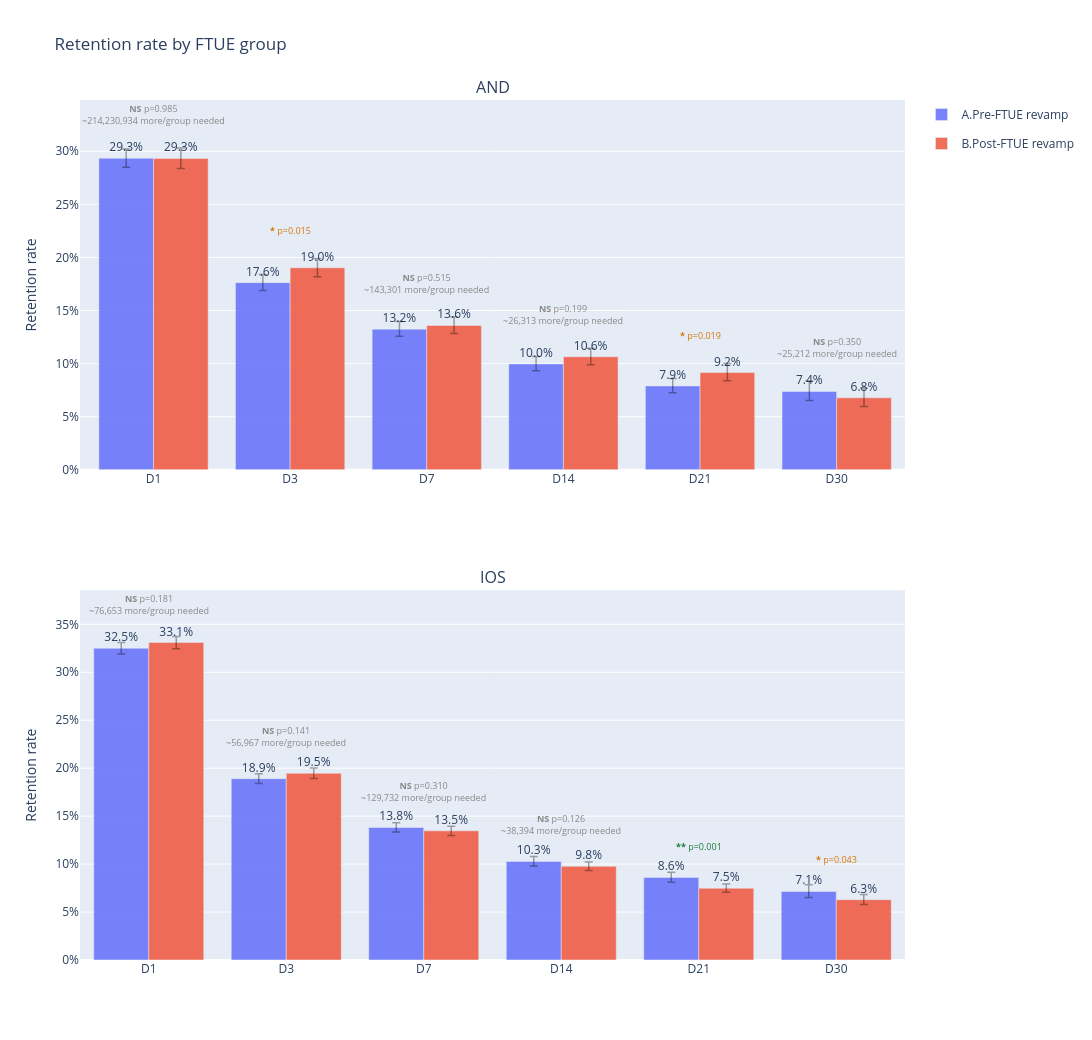

Notebook code cell kept with this figure:
### Markdown cell above
### Retention rate

### Code cell
# Bar chart: D1–D21 retention rates by FTUE group and platform (all users)
# Each Dx is tested independently with a two-proportion z-test; Wilson 95% CIs shown as error bars
dummy = plot_retention_significance(
    retention_data_total,
    title='Retention rate by FTUE group',
)

### Figure 1 — Plotly figure (JSON) as saved in the notebook; plotly's stock layout.template omitted (floating-point values rounded to 4 significant figures)
{"data": [{"customdata": [[10651, 3125], [10076, 1776], [9187, 1217], [7650, 763], [6092, 481], [3116, 230]], "error_y": {"array": [0.00872, 0.007563, 0.007086, 0.006917, 0.00704, 0.009715], "arrayminus": [0.008571, 0.007316, 0.006779, 0.006515, 0.006509, 0.008665], "color": "rgba(0,0,0,0.35)", "thickness": 1.5, "type": "data", "visible": true, "width": 4}, "hovertemplate": "%{x}: %{y:.2%}<br>n=%{customdata[0]:,} | retained=%{customdata[1]:,}<extra>A.Pre-FTUE revamp</extra>", "legendgroup": "A.Pre-FTUE revamp", "marker": {"color": "rgba(99,110,250,0.85)"}, "name": "A.Pre-FTUE revamp", "showlegend": true, "text": ["29.3%", "17.6%", "13.2%", "10.0%", "7.9%", "7.4%"], "textposition": "outside", "type": "bar", "x": ["D1", "D3", "D7", "D14", "D21", "D30"], "xaxis": "x", "y": [0.2934, 0.1763, 0.1325, 0.09974, 0.07896, 0.07381], "yaxis": "y"}, {"customdata": [[8671, 2543], [8037, 1529], [7260, 987], [6079, 647], [4827, 442], [3187, 216]], "error_y": {"array": [0.009672, 0.008728, 0.008077, 0.008002, 0.008464, 0.009257], "arrayminus": [0.009489, 0.008432, 0.007692, 0.007505, 0.007815, 0.008217], "color": "rgba(0,0,0,0.35)", "thickness": 1.5, "type": "data", "visible": true, "width": 4}, "hovertemplate": "%{x}: %{y:.2%}<br>n=%{customdata[0]:,} | retained=%{customdata[1]:,}<extra>B.Post-FTUE revamp</extra>", "legendgroup": "B.Post-FTUE revamp", "marker": {"color": "rgba(239,85,59,0.85)"}, "name": "B.Post-FTUE revamp", "showlegend": true, "text": ["29.3%", "19.0%", "13.6%", "10.6%", "9.2%", "6.8%"], "textposition": "outside", "type": "bar", "x": ["D1", "D3", "D7", "D14", "D21", "D30"], "xaxis": "x", "y": [0.2933, 0.1902, 0.136, 0.1064, 0.09157, 0.06778], "yaxis": "y"}, {"customdata": [[23491, 7635], [22353, 4226], [19966, 2759], [14879, 1530], [11052, 952], [5862, 419]], "error_y": {"array": [0.006018, 0.005186, 0.004856, 0.004983, 0.005376, 0.006879], "arrayminus": [0.005961, 0.005079, 0.004717, 0.004778, 0.005088, 0.006318], "color": "rgba(0,0,0,0.35)", "thickness": 1.5, "type": "data", "visible": true, "width": 4}, "hovertemplate": "%{x}: %{y:.2%}<br>n=%{customdata[0]:,} | retained=%{customdata[1]:,}<extra>A.Pre-FTUE revamp</extra>", "legendgroup": "A.Pre-FTUE revamp", "marker": {"color": "rgba(99,110,250,0.85)"}, "name": "A.Pre-FTUE revamp", "showlegend": false, "text": ["32.5%", "18.9%", "13.8%", "10.3%", "8.6%", "7.1%"], "textposition": "outside", "type": "bar", "x": ["D1", "D3", "D7", "D14", "D21", "D30"], "xaxis": "x2", "y": [0.325, 0.1891, 0.1382, 0.1028, 0.08614, 0.07148], "yaxis": "y2"}, {"customdata": [[21126, 6992], [20497, 3990], [19226, 2589], [17026, 1663], [13982, 1047], [8286, 521]], "error_y": {"array": [0.006376, 0.005477, 0.004898, 0.00455, 0.00448, 0.005432], "arrayminus": [0.006314, 0.005363, 0.004752, 0.004369, 0.004247, 0.005027], "color": "rgba(0,0,0,0.35)", "thickness": 1.5, "type": "data", "visible": true, "width": 4}, "hovertemplate": "%{x}: %{y:.2%}<br>n=%{customdata[0]:,} | retained=%{customdata[1]:,}<extra>B.Post-FTUE revamp</extra>", "legendgroup": "B.Post-FTUE revamp", "marker": {"color": "rgba(239,85,59,0.85)"}, "name": "B.Post-FTUE revamp", "showlegend": false, "text": ["33.1%", "19.5%", "13.5%", "9.8%", "7.5%", "6.3%"], "textposition": "outside", "type": "bar", "x": ["D1", "D3", "D7", "D14", "D21", "D30"], "xaxis": "x2", "y": [0.331, 0.1947, 0.1347, 0.09767, 0.07488, 0.06288], "yaxis": "y2"}], "layout": {"annotations": [{"font": {"size": 16}, "showarrow": false, "text": "AND", "x": 0.5, "xanchor": "center", "xref": "paper", "y": 1, "yanchor": "bottom", "yref": "paper"}, {"font": {"size": 16}, "showarrow": false, "text": "IOS", "x": 0.5, "xanchor": "center", "xref": "paper", "y": 0.43, "yanchor": "bottom", "yref": "paper"}, {"align": "center", "font": {"color": "#888888", "size": 9}, "showarrow": false, "text": "<b>NS</b> p=0.985<br>~214,230,934 more/group needed", "x": "D1", "xanchor": "center", "xref": "x", "y": 0.3209, "yanchor": "bottom", "yref": "y"}, {"align": "center", "font": {"color": "#d97706", "size": 9}, "showarrow": false, "text": "<b>*</b> p=0.015", "x": "D3", "xanchor": "center", "xref": "x", "y": 0.217, "yanchor": "bottom", "yref": "y"}, {"align": "center", "font": {"color": "#888888", "size": 9}, "showarrow": false, "text": "<b>NS</b> p=0.515<br>~143,301 more/group needed", "x": "D7", "xanchor": "center", "xref": "x", "y": 0.162, "yanchor": "bottom", "yref": "y"}, {"align": "center", "font": {"color": "#888888", "size": 9}, "showarrow": false, "text": "<b>NS</b> p=0.199<br>~26,313 more/group needed", "x": "D14", "xanchor": "center", "xref": "x", "y": 0.1324, "yanchor": "bottom", "yref": "y"}, {"align": "center", "font": {"color": "#d97706", "size": 9}, "showarrow": false, "text": "<b>*</b> p=0.019", "x": "D21", "xanchor": "center", "xref": "x", "y": 0.118, "yanchor": "bottom", "yref": "y"}, {"align": "center", "font": {"color": "#888888", "size": 9}, "showarrow": false, "text": "<b>NS</b> p=0.350<br>~25,212 more/group needed", "x": "D30", "xanchor": "center", "xref": "x", "y": 0.1015, "yanchor": "bottom", "yref": "y"}, {"align": "center", "font": {"color": "#888888", "size": 9}, "showarrow": false, "text": "<b>NS</b> p=0.181<br>~76,653 more/group needed", "x": "D1", "xanchor": "center", "xref": "x2", "y": 0.3553, "yanchor": "bottom", "yref": "y2"}, {"align": "center", "font": {"color": "#888888", "size": 9}, "showarrow": false, "text": "<b>NS</b> p=0.141<br>~56,967 more/group needed", "x": "D3", "xanchor": "center", "xref": "x2", "y": 0.2181, "yanchor": "bottom", "yref": "y2"}, {"align": "center", "font": {"color": "#888888", "size": 9}, "showarrow": false, "text": "<b>NS</b> p=0.310<br>~129,732 more/group needed", "x": "D7", "xanchor": "center", "xref": "x2", "y": 0.161, "yanchor": "bottom", "yref": "y2"}, {"align": "center", "font": {"color": "#888888", "size": 9}, "showarrow": false, "text": "<b>NS</b> p=0.126<br>~38,394 more/group needed", "x": "D14", "xanchor": "center", "xref": "x2", "y": 0.1258, "yanchor": "bottom", "yref": "y2"}, {"align": "center", "font": {"color": "#1a7f37", "size": 9}, "showarrow": false, "text": "<b>**</b> p=0.001", "x": "D21", "xanchor": "center", "xref": "x2", "y": 0.1095, "yanchor": "bottom", "yref": "y2"}, {"align": "center", "font": {"color": "#d97706", "size": 9}, "showarrow": false, "text": "<b>*</b> p=0.043", "x": "D30", "xanchor": "center", "xref": "x2", "y": 0.09636, "yanchor": "bottom", "yref": "y2"}], "barmode": "group", "height": 1040, "title": {"text": "Retention rate by FTUE group"}, "uniformtext": {"minsize": 7, "mode": "hide"}, "width": 1200, "xaxis": {"anchor": "y", "categoryarray": ["D1", "D3", "D7", "D14", "D21", "D30"], "categoryorder": "array", "domain": [0, 1]}, "xaxis2": {"anchor": "y2", "categoryarray": ["D1", "D3", "D7", "D14", "D21", "D30"], "categoryorder": "array", "domain": [0, 1]}, "yaxis": {"anchor": "x", "domain": [0.57, 1], "tickformat": ".0%", "title": {"text": "Retention rate"}}, "yaxis2": {"anchor": "x2", "domain": [0, 0.43], "tickformat": ".0%", "title": {"text": "Retention rate"}}}}
